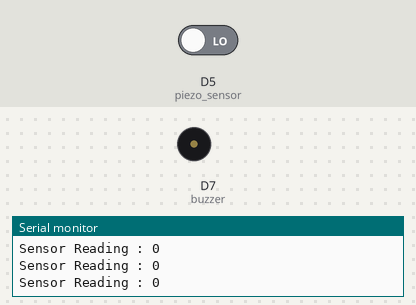
Bench run of a sketch on a simulated ESP8266 (NodeMCU). Shown: buzzer (waves = sounding, pin HIGH), the last lines printed to the serial monitor. Inputs (shaded band) come from the test bench; at power-on: D5 (piezo_sensor) LOW.

Above: at 1.2 s.
1.3 s: D5 (piezo_sensor) driven HIGH
At 2.5 s:
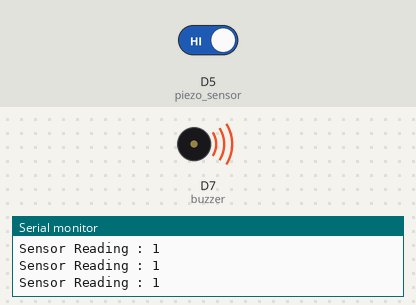
2.8 s: D5 (piezo_sensor) driven LOW
At 3.8 s:
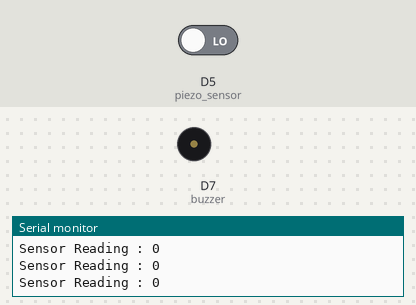
Timing chart, 0 to 5.8 s (numbered marks = the images above; inputs shaded):
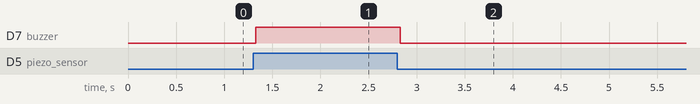

The sketch:

Piezo_Sensor_Buzzer.ino
```cpp
int piezo_sensor = D5;
int buzzer = D7;
int val;
void setup() {
  pinMode(piezo_sensor, INPUT);
  pinMode(buzzer, OUTPUT);
  Serial.begin(9600);

}

void loop() {
  val = digitalRead(piezo_sensor);
  Serial.print("Sensor Reading : ");
  Serial.println(val);
  if (val == 1){
    digitalWrite(buzzer, HIGH);
  }
  else{
    digitalWrite(buzzer, LOW);
  }

}
```

Measured:
- after the input at 1.3 s, D7 (buzzer): LOW → HIGH at once
- after the input at 2.8 s, D7 (buzzer): HIGH → LOW at once
